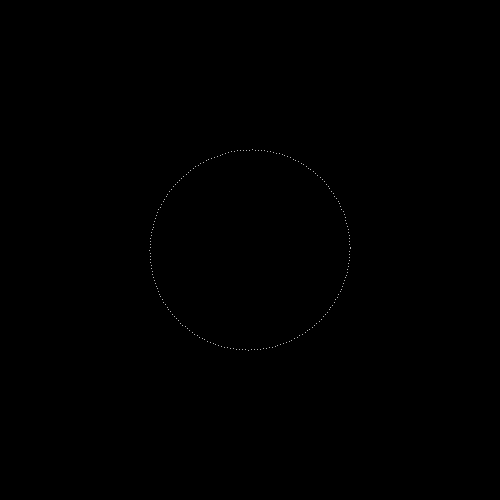
Frame 1 (no input)
Frame 60 (the mouse pressed at the canvas centre just before this capture): identical to frame 1, image omitted
Frame 120 (the mouse held since frame 60 and released just before this capture): identical to frame 1, image omitted

The Processing sketch that drew this single still picture (run headless with seeded random() and noise(); from frame 60 on, the mouse is pressed at the canvas centre):

// Processing sketch: MinskyCircle
// ── MinskyCircle.pde
void setup() {
  size(500, 500);
  background(0);
  stroke(255);
}

void draw() {
  background(0);
  translate(width/2, height/2);

  float d=.03;
  float x=0.1;
  float y=0;
  for (int i=0, n=210; i<n; i++) {
    x += d * y;
    y -= d * x;
    point(x*1000, y*1000);
  }
}

//void mouseDragged() {
//  float px = (mouseX-pmouseX)*.001;

//  background(0);
//  x=0.1;
//  y=0;
//  d+=px; //map(mouseX,0,width,0,5);

//}
